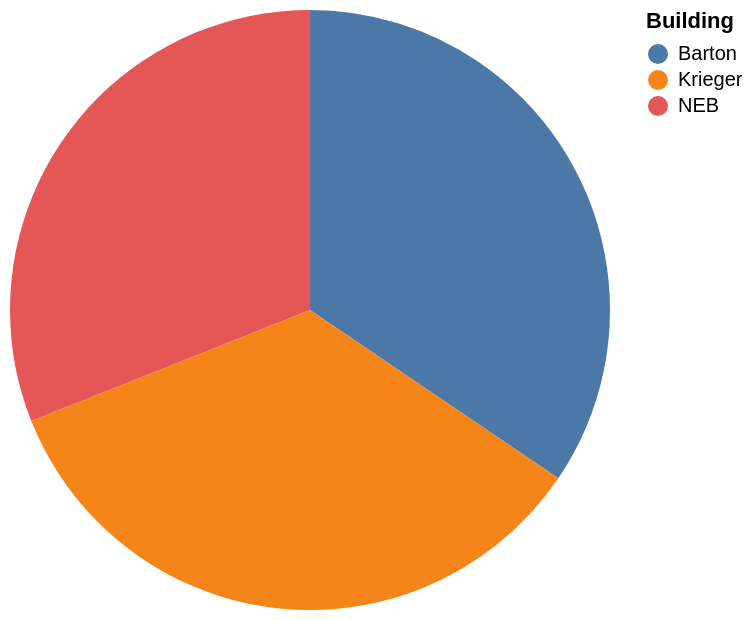

Vega-Lite specification for this chart:
### Vega-Lite specification from a JSON file in a GitHub repository (floating-point values rounded to 4 significant figures)
{"data": {"values": [{"x_data": "Barton", "y_data": 20}, {"x_data": "Krieger", "y_data": 20}, {"x_data": "NEB", "y_data": 18}]}, "mark": "arc", "encoding": {"theta": {"field": "y_data", "type": "quantitative", "title": "count(*)"}, "color": {"field": "x_data", "type": "nominal", "title": "Building"}}}
